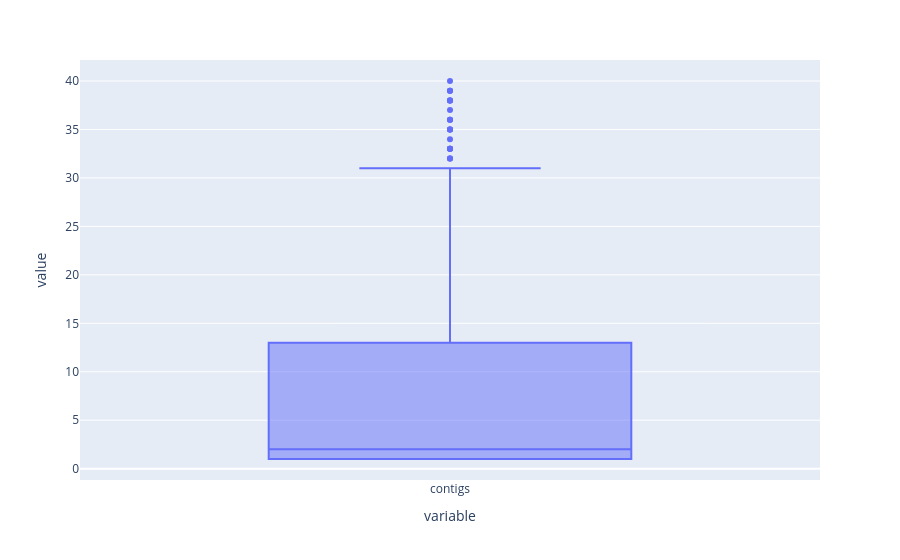

Notebook source saved alongside this figure:
### Code cell
# Make sure contig distribution looks good (little to no outliers)
# For this example, it looks okay (only 11 outliers with all of them being close to the upper fence)
px.box(filtered_species_summary.contigs)

### Figure 1 — Plotly figure (JSON) as saved in the notebook; plotly's stock layout.template omitted (floating-point values rounded to 4 significant figures; data arrays with more than 128 entries replaced by an {"elided": "..."} marker saying what was removed)
{"data": [{"alignmentgroup": "True", "hovertemplate": "variable=%{x}<br>value=%{y}<extra></extra>", "legendgroup": "", "marker": {"color": "#636efa"}, "name": "", "notched": false, "offsetgroup": "", "orientation": "v", "showlegend": false, "type": "box", "x": {"elided": "626 str values"}, "x0": " ", "xaxis": "x", "y": {"elided": "626 int values"}, "y0": " ", "yaxis": "y"}], "layout": {"autosize": true, "boxmode": "group", "legend": {"tracegroupgap": 0}, "margin": {"t": 60}, "xaxis": {"anchor": "y", "autorange": true, "domain": [0, 1], "range": [-0.5, 0.5], "title": {"text": "variable"}, "type": "category"}, "yaxis": {"anchor": "x", "autorange": true, "domain": [0, 1], "range": [-1.167, 42.17], "title": {"text": "value"}, "type": "linear"}}}
